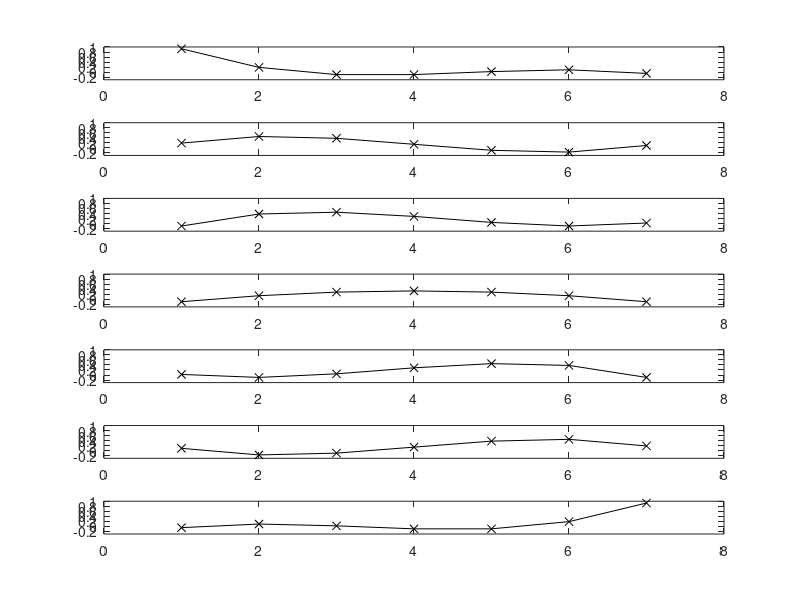

Write MATLAB code to recreate this figure.
% FIR filter coeeficients with Saviztky-Golay filter

K=3; %polynomial order
FR=7; %frame size
numd=sgolay(K,FR); %numerator rows
dend=[1]; %denominator
for rr=1:FR,
subplot(FR,1,rr);   
plot(numd(rr,:),'-kx');
axis([0 FR+1 -0.3 1]);
end
